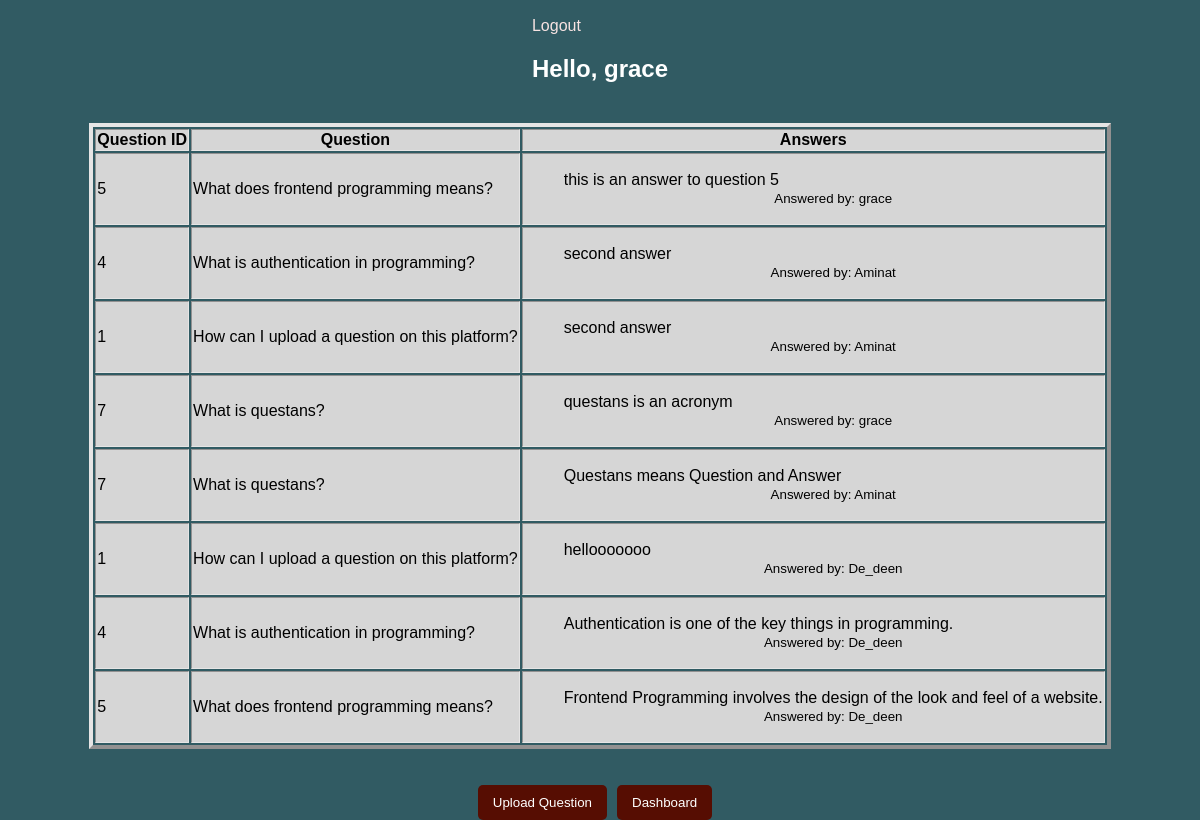
The app's page /all-answers.php (signed in) with its own data.
### tables this page shows
CREATE TABLE `answers` (
  `id` int(11) NOT NULL,
  `answer` varchar(255) NOT NULL,
  `user_id` int(11) NOT NULL,
  `question_id` int(11) NOT NULL,
  `created_at` timestamp NOT NULL DEFAULT current_timestamp() ON UPDATE current_timestamp()
);

CREATE TABLE `questions` (
  `id` int(11) NOT NULL,
  `question` text NOT NULL,
  `user_id` int(11) NOT NULL,
  `created_at` timestamp NOT NULL DEFAULT current_timestamp() ON UPDATE current_timestamp()
);

CREATE TABLE `users` (
  `id` int(11) NOT NULL,
  `username` varchar(255) NOT NULL,
  `pass` varchar(255) NOT NULL,
  `created_at` timestamp NOT NULL DEFAULT current_timestamp() ON UPDATE current_timestamp()
);

### all-answers.php (the view, shortened to what this page needs)
<?php
include_once 'model/db_conn.php';
 ?>
<!DOCTYPE html>
<html>
<head>
	<link rel="stylesheet" type="text/css" href="assets/css/style.css">
</head>
<body>
    <div style="margin-top: 5px; color: #fff">
    <p><a href="logout.php">Logout</a></p>
        <h2>Hello, <?php echo $_SESSION['username']; ?></h2>
    </div>
    <div>
        <table border="4">
            <tr>
                <th>Question ID</th>
                <th>Question</th>
                <th>Answers</th>
            </tr>
            <?php
            $sql = mysqli_query($conn, "SELECT answers.answer, users.username, questions.question, answers.question_id, questions.user_id
            FROM answers
            INNER JOIN users ON answers.user_id = users.id
            INNER JOIN questions ON answers.question_id = questions.id
            ");
            while ($result = mysqli_fetch_array($sql)) {?>
            <tr>
                <td><?php echo $result['question_id'];?></td>
                <td><?php echo $result['question'];?></td>
                <td>
                    <ul type="none">
                        <li><?php echo $result['answer'] ?></li>
                        <li><small><center><?php echo "Answered by: ". $result['username'] ?><center></small></li>
                    </ul>
                </td>
            </tr>
            <?php } ?>
        </table>
    </div>
       <br><br>
    <div>
        <button><a style="color: #fff; text-decoration: none" href="ask-question.php">Upload Question</a></button>
        <button><a style="color: #fff; text-decoration: none" href="dashboard.php">Dashboard</a></button>
    </div>
</body>
</html>

### assets/css/style.css (style rules this page uses)
body { background: #315b63; display: flex; justify-content: center; align-items: center; height: 100vh; flex-direction: column; }
* { font-family: sans-serif; box-sizing: border-box; }
a { text-decoration: none; color: #f7e3e2; }
h2 { text-align: center; margin-bottom: 40px; }
button { float: right; background: #560d02; float: left; padding: 10px 15px; color: #fff; border-radius: 5px; margin-right: 10px; border: none; }
table { border-color: #e6e5e5; }
tr { background-color: #d6d6d6; }

### records on screen
answers: question "5", question.question "What does frontend programming means?", answer "this is an answer to question 5", user.username "grace"
answers: question "4", question.question "What is authentication in programming?", answer "second answer", user.username "Aminat"
answers: question "1", question.question "How can I upload a question on this platform?", answer "second answer", user.username "Aminat"
answers: question "7", question.question "What is questans?", answer "questans is an acronym", user.username "grace"
answers: question "7", question.question "What is questans?", answer "Questans means Question and Answer", user.username "Aminat"
answers: question "1", question.question "How can I upload a question on this platform?", answer "hellooooooo", user.username "De_deen"
answers: question "4", question.question "What is authentication in programming?", answer "Authentication is one of the key things in programming.", user.username "De_deen"
answers: question "5", question.question "What does frontend programming means?", answer "Frontend Programming involves the design of the look and feel of a website.", user.username "De_deen"

### other values on screen
$_SESSION['username'] "grace"
